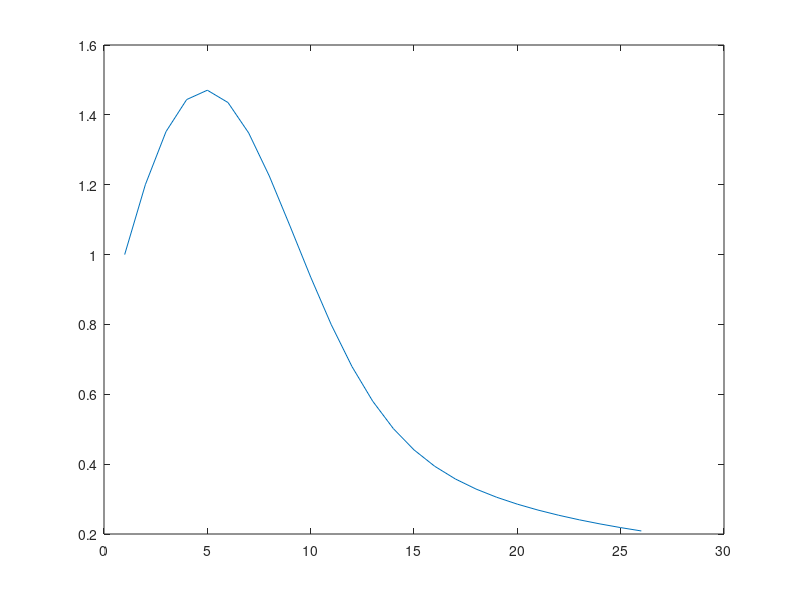

This chart was generated by the following MATLAB code:

h = 0.2;
d = 1;

% x' = 1 - tx

x = zeros(26,1);
t = zeros(26,1);
x(1) = d;
t(1) = 0.0;

for i = 2:26
    x(i) = x(i-1) + h*(3/2 *(1 - t(i-1) * x(i-1)) - 1/2* (1 - t(i-1) * x(i-1)));
    t(i) = t(i-1) + 0.2;
end

plot(x)